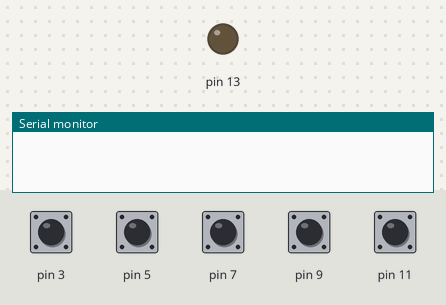
Recording of a sketch running on a simulated Arduino Uno, built with avr-gcc and run on an emulated ATmega328P. Shown: output pins drawn as LEDs (lit = HIGH), the last lines printed to the serial monitor. The test bench sets the inputs (shaded band); at power-on: pin 3, pin 5, pin 7, pin 9, pin 11 HIGH.

Above: at 1.2 s.
1.3 s: pin 3 pulled LOW for 0.15 s
At 2.0 s:
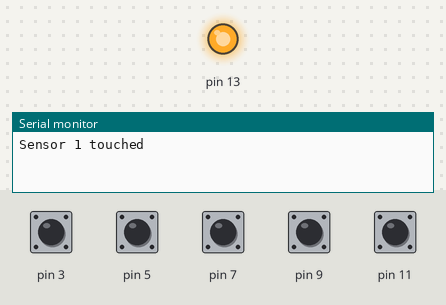
Timing chart, 0 to 7.8 s (numbered marks = the images above; inputs shaded):
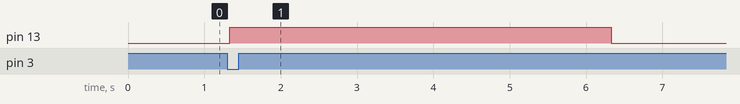

The sketch:

sensor.ino
```cpp
#include <CapacitiveSensor.h>

CapacitiveSensor   cs_3_4 = CapacitiveSensor(4,3); // 1M resistor between pins 4 & 8, pin 8 is sensor pin, add a wire and or foil
CapacitiveSensor   cs_5_6 = CapacitiveSensor(6,5);
CapacitiveSensor   cs_7_8 = CapacitiveSensor(8,7);
CapacitiveSensor   cs_9_10 = CapacitiveSensor(10,9);
CapacitiveSensor   cs_11_12 = CapacitiveSensor(12,11);
void setup()
{
   cs_3_4.set_CS_AutocaL_Millis(0xFFFFFFFF);// turn off autocalibrate on channel 1 - just as an example
   cs_5_6.set_CS_AutocaL_Millis(0xFFFFFFFF);// turn off autocalibrate on channel 1 - just as an example
   cs_7_8.set_CS_AutocaL_Millis(0xFFFFFFFF);// turn off autocalibrate on channel 1 - just as an example
   cs_9_10.set_CS_AutocaL_Millis(0xFFFFFFFF);// turn off autocalibrate on channel 1 - just as an example
   cs_11_12.set_CS_AutocaL_Millis(0xFFFFFFFF);// turn off autocalibrate on channel 1 - just as an example
   Serial.begin(9600);
   pinMode(7,OUTPUT);
   pinMode(13 , OUTPUT);
   digitalWrite(13 , LOW);
   digitalWrite(7 , HIGH);
}

void loop()
{
 long sensor1 =  cs_3_4.capacitiveSensor(50);
 long sensor2 =  cs_5_6.capacitiveSensor(50);
 long sensor3 =  cs_7_8.capacitiveSensor(50);
 long sensor4 =  cs_9_10.capacitiveSensor(50);
 long sensor5 =  cs_11_12.capacitiveSensor(50);

    //Serial.println(sensor1);  // print sensor output
   if(sensor1 >= 1000)
   {Serial.println("Sensor 1 touched");
   digitalWrite(13 , HIGH);
    delay(5000);  //seconde de délais avant le lancement de la vidéo
    digitalWrite(13 , LOW);
   }

   //sensor 2
      if(sensor2 >= 1000)
   {Serial.println("Sensor 2 touched");
   digitalWrite(13 , HIGH);
    delay(5000);  //seconde de délais avant le lancement de la vidéo
    digitalWrite(13 , LOW);
   }

    //sensor 3
      if(sensor3 >= 1000)
   {Serial.println("Sensor 3 touched");
   digitalWrite(13 , HIGH);
    delay(5000);  //seconde de délais avant le lancement de la vidéo
    digitalWrite(13 , LOW);
   }

    //sensor 4
      if(sensor4 >= 1000)
   {Serial.println("Sensor 4 touched");
   digitalWrite(13 , HIGH);
    delay(5000);  //seconde de délais avant le lancement de la vidéo
    digitalWrite(13 , LOW);
   }

    //sensor 5
      if(sensor5 >= 1000)
   {Serial.println("Sensor 5 touched");
   digitalWrite(13 , HIGH);
    delay(5000);  //seconde de délais avant le lancement de la vidéo
    digitalWrite(13 , LOW);
   }

}
```

Measured:
- after the input at 1.3 s, pin 13: LOW → HIGH at once, → LOW 5.0 s later
